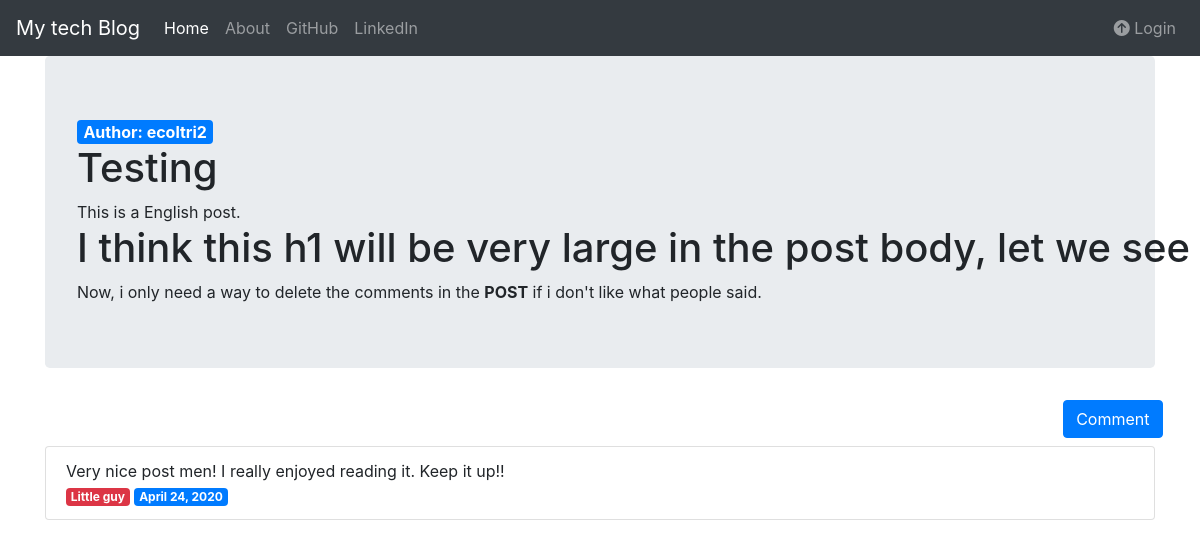
Before: /detail/9 with the older database file.
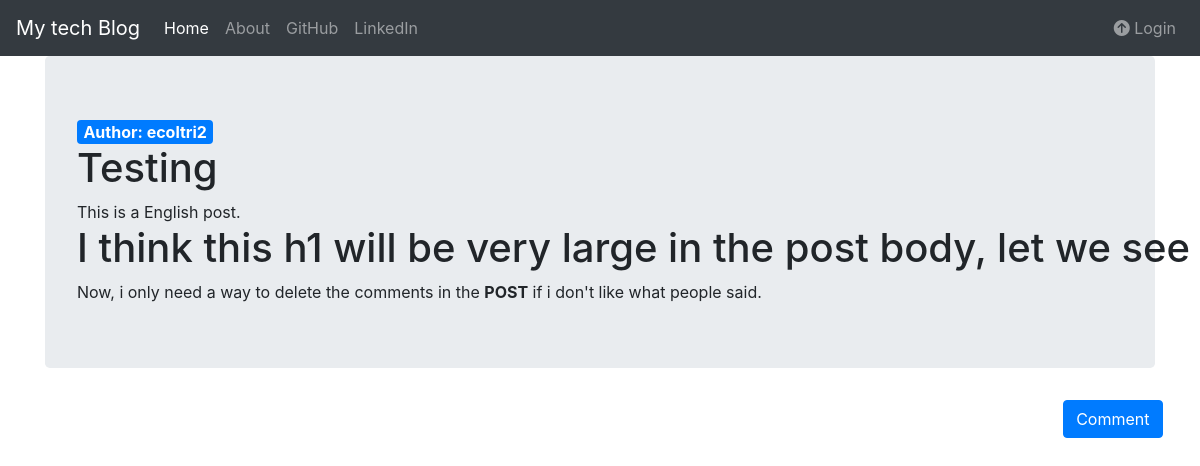
After: the same page with the newer database file.
### posters/models.py (models this page shows, shortened)
class Post(models.Model):
    title = models.CharField(max_length=60,unique=True)
    author = models.ForeignKey(User,on_delete=models.CASCADE)
    published_date = models.DateTimeField(auto_now=True)
    created_date = models.DateTimeField(auto_now=True)
    body = models.TextField(max_length=3000)
    is_publicated = models.BooleanField(default=False)

class Comment(models.Model):
    post = models.ForeignKey(Post, on_delete=models.CASCADE,related_name="comments")
    author = models.CharField(max_length=50)
    published_date = models.DateField(auto_now=True)
    body_text = models.TextField(max_length=250,default="")

### posters/views.py (the view)
# urls.py: path("detail/<int:id>", views.PostDetailView.as_view(), name="detail"),
class PostDetailView(DetailView):
    slug_field = 'id'
    slug_url_kwarg = 'id'
    context_object_name = 'post'
    model = models.Post
    def post(self,request,*args, **kwargs):
        comment_to_delete = models.Comment.objects.filter(pk=request.POST.get("comment_id"))
        comment_to_delete.delete()
        return HttpResponseRedirect(reverse('posters:detail',kwargs=kwargs))
    def get_context_data(self, **kwargs):
        context = super().get_context_data(**kwargs)
        context["actual_page"] = context["post"].title
        return context

### posters/templates/posters/post_detail.html (shortened to what this page needs)
{%extends './base.html'%}
{%block body_block%}
<div class="jumbotron">
    <div class="badge badge-primary text-wrap large-font">Author: {{post.author}}</div>
    <h1>{{post.title}}</h1>
    <div class="text-nowrap text-break" id="content">{{post.body}}</div>
</div>
<div class="flex-row-reverse">
    {%if user.is_authenticated and user == post.author%}
    <a href="{%url 'posters:delete' id=post.id%}" class="btn btn-danger">Delete Post</a>
    {%else%}
    <a class='btn btn-primary' href="{%url 'posters:new_comment' id=post.id%}">Comment</a>
    {%endif%}
</div>
<ul class="list-group">
    {%for comment in post.comments.all%}
    <li class="list-group-item">
        <div class="text-break">
            {{comment.body_text}}
        </div>
        <div>
            <div class="badge badge-danger text-wrap">{{comment.author}}</div>
            <div class="badge badge-primary text-wrap">{{comment.published_date}}</div>
        </div>
    </li>
    {%endfor%}
</ul>
{%endblock%}

### posters/templates/posters/base.html (shortened to what this page needs)
<!DOCTYPE html>
{%load static%}
<html lang="en">
<head>
    <link rel="stylesheet" href="https://stackpath.bootstrapcdn.com/bootstrap/4.4.1/css/bootstrap.min.css"
>
    <link rel="stylesheet" href="{%static 'posters/my_style.css'%}">
</head>
<body>
    <nav class="navbar navbar-expand-lg navbar-dark bg-dark">
        <a class="navbar-brand" href="{%url 'posters:home'%}">My tech Blog</a>
        <div class="collapse navbar-collapse" id="navbarSupportedContent">
            <ul class="navbar-nav mr-auto">
                <li class="nav-item active">
                    <a class="nav-link" href="{%url 'posters:home'%}">Home<span class="sr-only">(current)</span></a>
                </li>
                <li class="nav-item">
                    <a class="nav-link" href="#">About</a>
                </li>
                <li class="nav-item">
                    <a class="nav-link" href="#">GitHub</a>
                </li>
                <li class="nav-item">
                    <a class="nav-link" href="#">LinkedIn</a>
                </li>
            </ul>
            <ul class="nav navbar-nav navbar-right">
                {%if user.is_authenticated%}
                <li class="nav-item"><a href="{%url 'posters:new_post'%}" class="nav-link">New Post</a></li>
                <li class="nav-item"><a href="#" class="nav-link">Drafts</a></li>
                <li class="nav-item"><a href="{%url 'userLogin:logout'%}" class="nav-link"><i class="far fa-arrow-alt-circle-right"></i> Logout</a></li>
                <li class="nav-item nav-link"><i class="far fa-user"></i> {{user.username}}</li>
                {%else%}
                <li class="nav-item"><a href="{%url 'userLogin:login'%}" class="nav-link"><i class="fas fa-arrow-circle-up"></i> Login</a></li>
                {%endif%}
            </ul>
        </div>
    </nav>
    <div class="container">
        {%block body_block%}
        {%endblock%}
    </div>
</body>
</html>

### static/posters/my_style.css (style rules this page uses)
.flex-row-reverse { display: flex; flex-direction: row-reverse; width: 100%; margin: 7.5px; overflow: hidden; }
.large-font { font-size: medium; }

Changed rows visible on the page:
removed Comment: body_text "Very nice post men! I really enjoyed reading it. Keep it up!!", author "Little guy", published_date "April 24, 2020"
